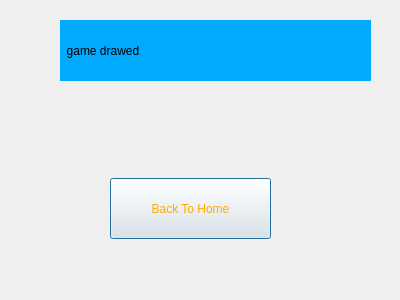
<?xml version="1.0" encoding="UTF-8"?>
<ui version="4.0">
 <class>drawedPage</class>
 <widget class="QDialog" name="drawedPage">
  <property name="geometry">
   <rect>
    <x>0</x>
    <y>0</y>
    <width>400</width>
    <height>300</height>
   </rect>
  </property>
  <property name="windowTitle">
   <string>Dialog</string>
  </property>
  <widget class="QPushButton" name="backToHome">
   <property name="geometry">
    <rect>
     <x>110</x>
     <y>178</y>
     <width>161</width>
     <height>61</height>
    </rect>
   </property>
   <property name="styleSheet">
    <string notr="true">font: italic 9pt &quot;Vivaldi&quot;;
color: rgb(255, 170, 0);</string>
   </property>
   <property name="text">
    <string>Back To Home</string>
   </property>
  </widget>
  <widget class="QLabel" name="label">
   <property name="geometry">
    <rect>
     <x>60</x>
     <y>20</y>
     <width>311</width>
     <height>61</height>
    </rect>
   </property>
   <property name="styleSheet">
    <string notr="true">font: 40pt &quot;Chiller&quot;;
background-color: rgb(0, 170, 255);</string>
   </property>
   <property name="text">
    <string>  game drawed</string>
   </property>
  </widget>
 </widget>
 <resources/>
 <connections/>
</ui>
